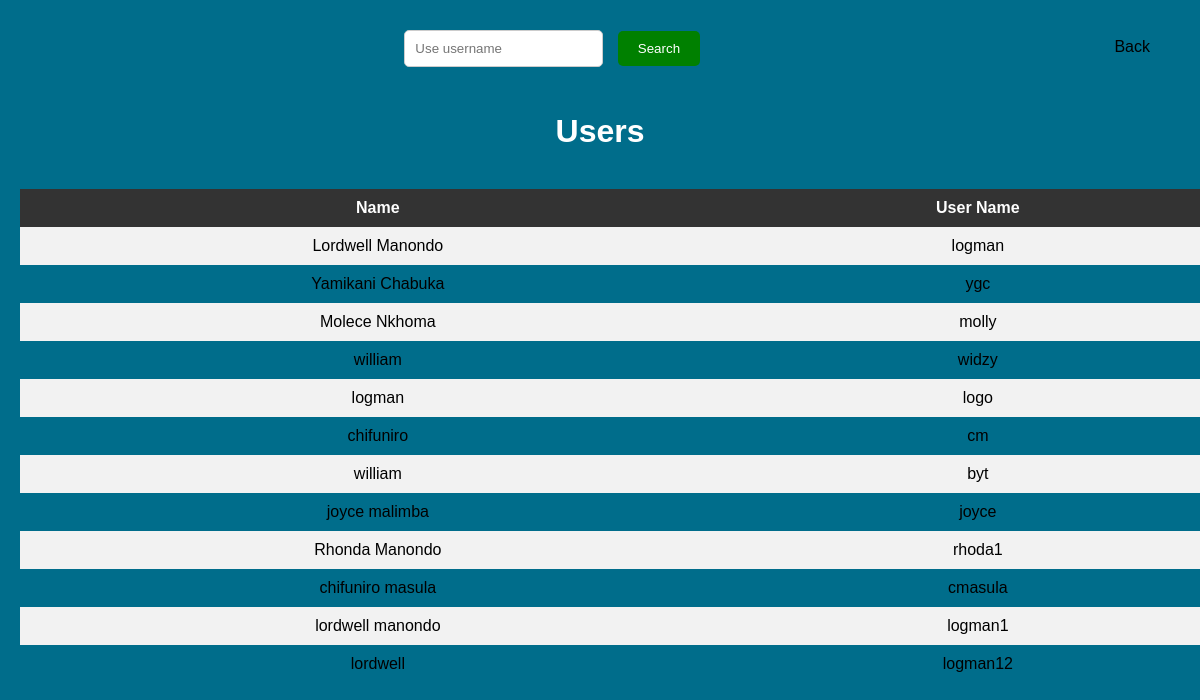
Page /officers/view-users.php on the committed database.
### tables this page shows
CREATE TABLE `users` (
  `id` int(11) NOT NULL,
  `user_name` varchar(255) NOT NULL,
  `password` varchar(255) NOT NULL,
  `name` varchar(255) NOT NULL,
  `phone` int(10) NOT NULL
);

### officers/view-users.php (the view, shortened to what this page needs)
<html>
<head>
</head>
<body>
    <header>
    <form method="post" action="" style="margin-left: 0;">
      <input type="text" name="user_name" placeholder="Use username">
        <input type="submit" name="search" value="Search">
      </form>
      <a href="Admin_landing_page.html" class="logout-link">Back</a>
    </header>
  <h1>Users</h1>
	<br>
	<table>
		<tr>
			<th>Name</th>
			<th>User Name</th>
		</tr>
		<?php
		include('../db/Connections.php');
		if(isset($_POST['search'])) {
			$user_name = $_POST['user_name'];
			$sql = "SELECT * FROM users WHERE user_name='$user_name'";
		} else {
			$sql = "SELECT * FROM users";
		}
		$result = mysqli_query($conn, $sql);
		if(mysqli_num_rows($result) > 0){
			while ($row = mysqli_fetch_assoc($result)) {
				echo "<tr>";
				echo "<td>" . $row["name"] . "</td>";
				echo "<td>" . $row["user_name"] . "</td>";
			}
		}
        else
        {
			echo "<span style='color: khaki;'>No matches with any User!</span>";
          $refreshTime = 5;
          $metaTag = "<meta http-equiv='refresh' content='$refreshTime'>";
          echo $metaTag;
		}
?>
	</table>
	<br>
</body>
</html>

### officers/view-users.php (style rules this page uses)
body { margin: 0; padding: 0; background-color: rgb(0, 109, 139); font-family: Arial, sans-serif; }
header { display: flex; align-items: center; justify-content: space-between; padding: 10px; }
form { align-items: left; justify-content: left; flex-grow: 1; }
input[type="text"] { padding: 5px; margin-right: 5px; border-radius: 3px; border: 1px solid #ccc; }
input[type="submit"] { padding: 5px 15px; background-color: #4CAF50; color: white; border: none; border-radius: 3px; cursor: pointer; }
.logout-link { display: flex; align-items: center; text-decoration: none; color: black; }
h1 { text-align: center; margin-top: 20px; color: white; }
form { text-align: center; margin-top: 20px; }
table { border-collapse: collapse; width: 100%; margin: 0 20px 0 20px; }
th, td { padding: 10px; text-align: center; }
th { background-color: #333; color: #fff; }
tr:nth-child(even) { background-color: #f2f2f2; }
a { display: inline-block; padding: 10px 20px; color: #fff; text-decoration: none; margin-right: 20px; }
input[type="text"] { padding: 10px; margin-right: 10px; border-radius: 5px; border: 1px solid #ccc; }
input[type="submit"] { padding: 10px 20px; background-color: green; color: #fff; border: none; border-radius: 5px; cursor: pointer; }

### rows in the picture
users: name "Lordwell Manondo", user_name "logman"
users: name "Yamikani Chabuka", user_name "ygc"
users: name "Molece Nkhoma", user_name "molly"
users: name "william", user_name "widzy"
users: name "logman", user_name "logo"
users: name "chifuniro", user_name "cm"
users: name "william", user_name "byt"
users: name "joyce malimba", user_name "joyce"
users: name "Rhonda Manondo", user_name "rhoda1"
users: name "chifuniro masula", user_name "cmasula"
users: name "lordwell manondo", user_name "logman1"
users: name "lordwell", user_name "logman12"
